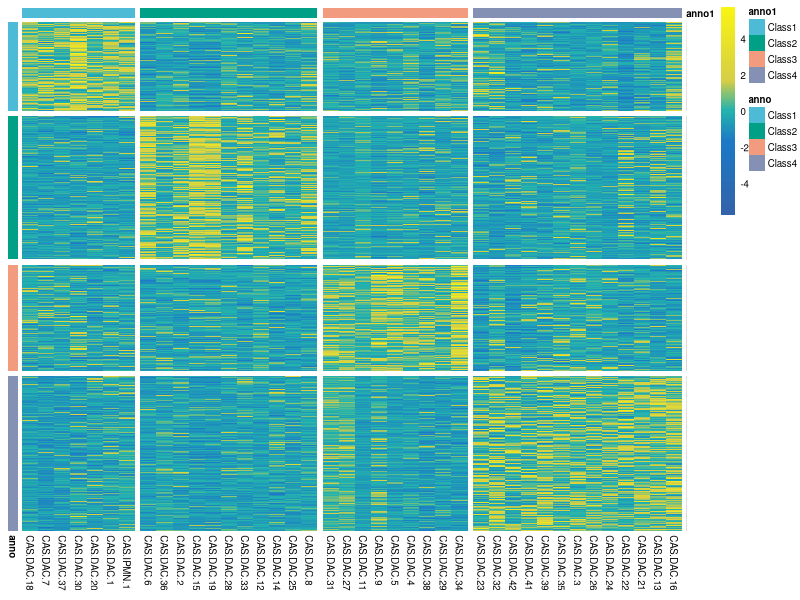

This figure's R source:
col_cut=c(7,18,27)
library(pheatmap)
data0=read.table("finalheatmap.txt",sep='\t',header=TRUE)
anno1=c(rep("Class1",7),rep("Class2",11),rep("Class3",9),rep("Class4",13))
anno1=data.frame(anno1)
rownames(anno1)=as.character(t(colnames(data0))[2:41])
ann_colors = list(
    anno1 = c(Class1 = "#4dbbd5", Class2 = "#00a087",Class3 = "#f39b7f",Class4="#8491b4"), anno=c("Class1"= "#4dbbd5","Class2"= "#00a087","Class3"= "#f39b7f","Class4"="#8491b4"))
H=6
W=5
library(RColorBrewer)
color1=colorRampPalette(c("#3363aa","#1384d5","#23b2ae"))(4)
color10=colorRampPalette(c(color1[1],color1[2]))(35)
color11=colorRampPalette(c(color1[2],color1[4]))(15)
color2=colorRampPalette(c( "#23b2ae","#c5bc5e","#faf513"))(4)
color20=colorRampPalette(c(color2[1],color2[3]))(15)
color21=colorRampPalette(c(color2[3],color2[4]))(35)
mycolor=c(color10,color11,color20,color21)
anno=data.frame(data0$anno)
rownames(data0)=as.character(1:dim(data0)[1])
rownames(anno)=rownames(data0)
colnames(anno)="anno"
pdf(paste0("finalheatmap.pdf"),height=H,width=W)
pheatmap(data0[2:41],scale="row",color = mycolor,fontsize=7,fontsize_row = 70*H/dim(data0)[1], fontsize_col = 7,cluster_cols=FALSE, cluster_rows=FALSE,annotation_col=anno1,gaps_col = col_cut,gaps_row = c(288,755,1099), annotation_row=anno,annotation_colors = ann_colors)
dev.off()
